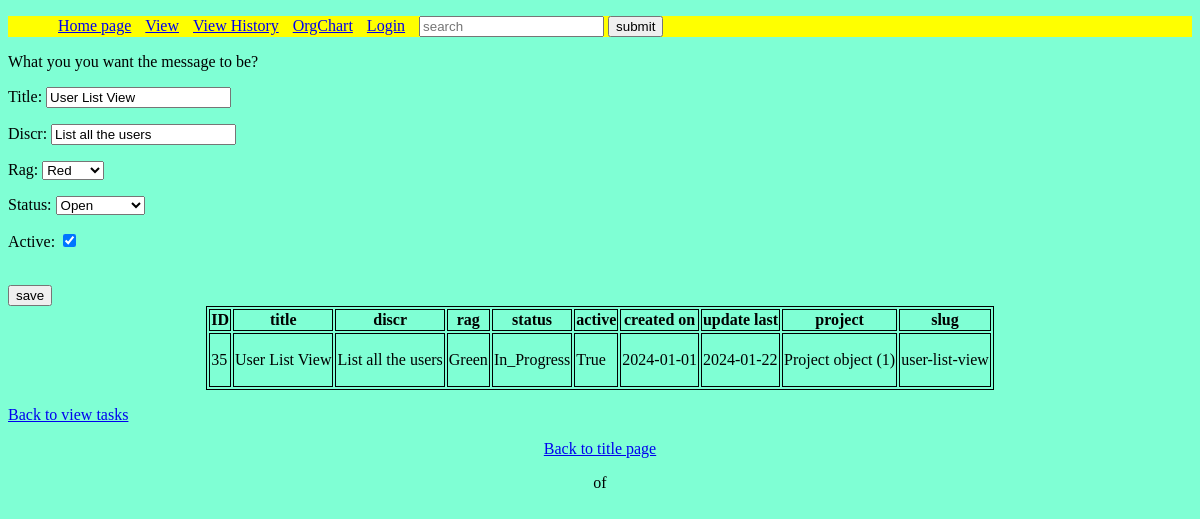
/view/update/35/ (signed in), run on an earlier commit of the app's database.
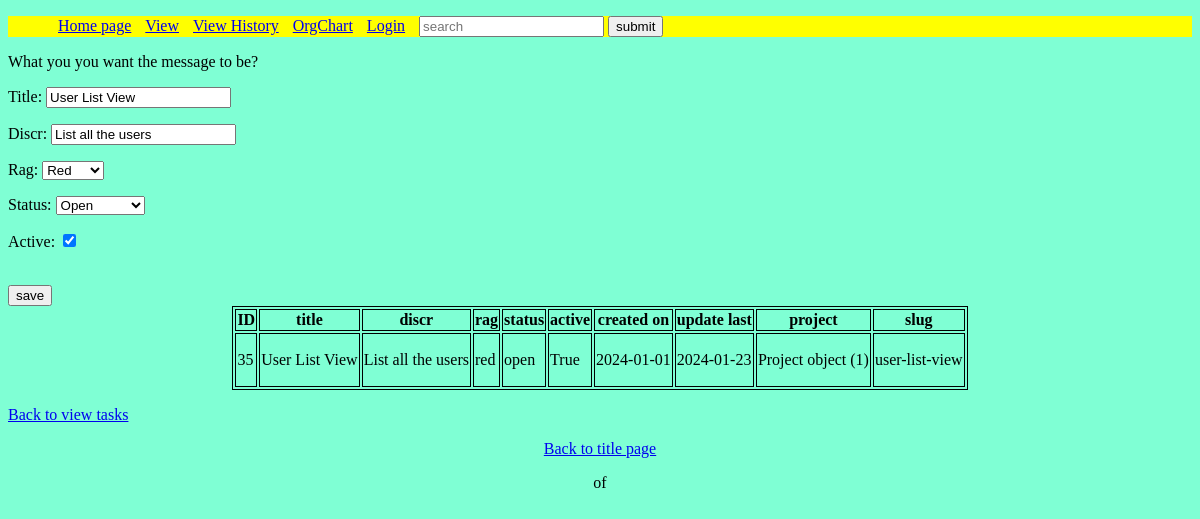
And on a later commit of the database.
### taskmanager/models.py (models this page shows, shortened)
class Task(models.Model):
    title = models.CharField(max_length=255)
    discr = models.CharField(max_length=255)
    rag = models.CharField(max_length=255)
    status = models.CharField(max_length=255)
    active = models.BooleanField(default=True)
    created_on = models.DateField(auto_now_add=True)
    update_last = models.DateField(auto_now=True)
    project = models.ForeignKey(Project, on_delete=models.CASCADE)
    slug = models.SlugField(default="", null=False)
    class Meta:
        permissions = (("can_close_tasks", "can mark tasks as closed"),)

class Project(models.Model):
    project_name = models.CharField(max_length=100)

### taskmanager/views.py (the view)
# urls.py: path("view/update/<pk>/", views.TaskUpdateView.as_view(), name="update"),
class TaskUpdateView(ContextDataMixim, LoginRequiredMixin, generic.UpdateView):
    model = Task
    title = "Update"
    form_class = TaskForm
    template_name = "update.html"
    context_object_name = "task"
    success_url = "/view"
    def get_object(self, queryset: QuerySet[Any] | None = ...) -> Model:
        pk = self.kwargs.get("pk")
        return get_object_or_404(Task, pk=pk)
    def get_context_data(self, **kwargs: Any) -> dict[str, Any]:
        context = super().get_context_data(**kwargs)
        context["Tasks"] = [self.get_object()]
        return context

### taskmanager/forms.py
class TaskForm(forms.ModelForm):
    user_names = [(i, i) for i in User.objects.all()]
    rag_choices = [
        ("red", "Red"),
        ("amber", "Amber"),
        ("green", "Green"),
    ]  # the second one is the one that is displayed.
    status_choices = [
        ("open", "Open"),
        ("in_progress", "In progress"),
        ("closed", "Closed"),
        ("deleted", "Deleted"),
    ]
    active_choices = [(True, "active"), (False, "inactive")]
    all_choices = (
        {"rag": rag_choices},
        {"status": status_choices},
        {"active": active_choices},
        {"user_names": user_names},
    )
    title = forms.CharField(max_length=255)
    discr = forms.CharField(max_length=255)
    rag = forms.ChoiceField(choices=rag_choices)
    status = forms.ChoiceField(choices=status_choices)
    active = forms.BooleanField(required=False)
    def form_type(self):
        field_types = {}
        for field_name in self.base_fields.items():
            fields = self.base_fields[field_name[0]]
            field_types[field_name] = type(fields)
        return field_types
    class Meta:
        model = Task
        fields = ["title", "discr", "rag", "status", "active"]

### taskmanager/templates/update.html (shortened to what this page needs)
{% extends 'base_layout.html' %}
{% load static %}
{% block content %}
<form method="POST" action="{% url 'update' pk=object.pk %}">
    <p>What you you want the message to be? </p>
    {{ form.as_p }}
    <br>
    <input type="submit" value="save">
</form>
{% endblock %}

### taskmanager/templates/base_layout.html (shortened to what this page needs)
{% load static %}{% load mytags %}
<!DOCTYPE html>
<html>
{% block head %}
<head>
    <head>
    <link rel="stylesheet" href="{% static 'mainstatic.css' %}">
</head>
<div class="top">
    <ul>
        <li><a href="{% url 'main' %}">Home page</a></li>
        <li><a href="{% url 'view_tasks' %}">View</a></li>
        <li><a href="{% url 'view_history'%}">View History</a></li>
        <li><a href="{% url 'org' %}">OrgChart</a></li>
        {% if user.is_authenticated %}
            <li><a href="{% url 'logout' %}">Logout</a></li>
            <li><a href="">Logged in as {{user}}</a></li>
        {% else %}
            <li><a href="{% url 'login' %}">Login</a></li>
        {% endif %}
        <li>
            <form action="{% url 'view_tasks' %}" method="GET">
                <input type="text" name="lookup" value="{{lookup}}" placeholder="search">
                <input type="submit" value="submit">
            </form>
        </li>
    </ul>
</div>
{% endblock %}
{% block content %}{% endblock %}
{% block table %}
    <table class="center">
        <tr>
            {% for field in fields %}
                <th>{{ field.verbose_name }}</th>
            {% endfor %}
        </tr>
        {% for task in Tasks %}
            <tr>
                {% for field in fields %}
                    <td>{{task|field_display:field.name|add_line_breaks:5|linebreaks}}</td>
                {% endfor %}
            </tr>
        {% endfor %}
    </table>
    <p><a href="{% url 'view_tasks' %}">Back to view tasks</a></p>
{% endblock %}
{% block pagin %}
<div class='pagination-container'>
<p><a href="{% url 'main' %}">Back to title page</a></p>
    <div class="pagination">
        <span class="step-links">
            <span class="current">
                <p>{{page_obj.number}} of {{page_obj.paginator.num_pages}}</p>
            </span>
        </span>
    </div>
{% endblock %}
</html>

What changed in the data, as far as the page shows it:
changed Task "User List View": rag "Green" → "red" (drawn); status "In_Progress" → "open" (drawn); update_last "2024-01-22" → "2024-01-23" (drawn)
Also different on the page:
new list line: "red"
new list line: "open"
new list line: "2024-01-23"
list line gone: "Green"
list line gone: "In_Progress"
list line gone: "2024-01-22"
